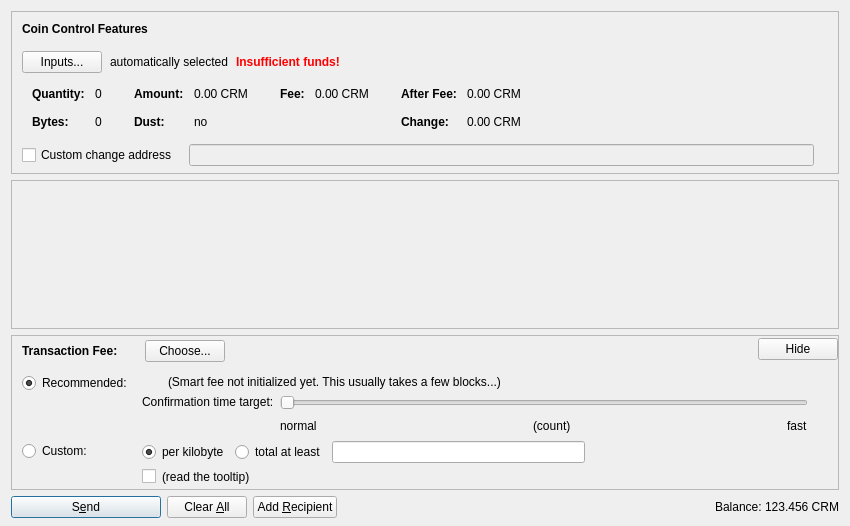
<?xml version="1.0" encoding="UTF-8"?>
<ui version="4.0">
 <class>SendCoinsDialog</class>
 <widget class="QDialog" name="SendCoinsDialog">
  <property name="geometry">
   <rect>
    <x>0</x>
    <y>0</y>
    <width>850</width>
    <height>526</height>
   </rect>
  </property>
  <property name="windowTitle">
   <string>Send Coins</string>
  </property>
  <layout class="QVBoxLayout" name="verticalLayout" stretch="0,1,0,0">
   <property name="bottomMargin">
    <number>8</number>
   </property>
   <item>
    <widget class="QFrame" name="frameCoinControl">
     <property name="sizePolicy">
      <sizepolicy hsizetype="Expanding" vsizetype="Expanding">
       <horstretch>0</horstretch>
       <verstretch>0</verstretch>
      </sizepolicy>
     </property>
     <property name="maximumSize">
      <size>
       <width>16777215</width>
       <height>16777215</height>
      </size>
     </property>
     <property name="frameShape">
      <enum>QFrame::StyledPanel</enum>
     </property>
     <property name="frameShadow">
      <enum>QFrame::Sunken</enum>
     </property>
     <layout class="QVBoxLayout" name="verticalLayoutCoinControl2">
      <property name="spacing">
       <number>0</number>
      </property>
      <property name="leftMargin">
       <number>0</number>
      </property>
      <property name="topMargin">
       <number>0</number>
      </property>
      <property name="rightMargin">
       <number>0</number>
      </property>
      <property name="bottomMargin">
       <number>6</number>
      </property>
      <item>
       <layout class="QVBoxLayout" name="verticalLayoutCoinControl" stretch="0,0,0,0,1">
        <property name="spacing">
         <number>0</number>
        </property>
        <property name="leftMargin">
         <number>10</number>
        </property>
        <property name="topMargin">
         <number>10</number>
        </property>
        <item>
         <layout class="QHBoxLayout" name="horizontalLayoutCoinControl1">
          <property name="bottomMargin">
           <number>15</number>
          </property>
          <item>
           <widget class="QLabel" name="labelCoinControlFeatures">
            <property name="sizePolicy">
             <sizepolicy hsizetype="Preferred" vsizetype="Maximum">
              <horstretch>0</horstretch>
              <verstretch>0</verstretch>
             </sizepolicy>
            </property>
            <property name="font">
             <font>
              <weight>75</weight>
              <bold>true</bold>
             </font>
            </property>
            <property name="styleSheet">
             <string notr="true">font-weight:bold;</string>
            </property>
            <property name="text">
             <string>Coin Control Features</string>
            </property>
           </widget>
          </item>
         </layout>
        </item>
        <item>
         <layout class="QHBoxLayout" name="horizontalLayoutCoinControl2" stretch="0,0,0,0">
          <property name="spacing">
           <number>8</number>
          </property>
          <property name="bottomMargin">
           <number>10</number>
          </property>
          <item>
           <widget class="QPushButton" name="pushButtonCoinControl">
            <property name="styleSheet">
             <string notr="true"/>
            </property>
            <property name="text">
             <string>Inputs...</string>
            </property>
            <property name="autoDefault">
             <bool>false</bool>
            </property>
           </widget>
          </item>
          <item>
           <widget class="QLabel" name="labelCoinControlAutomaticallySelected">
            <property name="text">
             <string>automatically selected</string>
            </property>
            <property name="margin">
             <number>5</number>
            </property>
           </widget>
          </item>
          <item>
           <widget class="QLabel" name="labelCoinControlInsuffFunds">
            <property name="font">
             <font>
              <weight>75</weight>
              <bold>true</bold>
             </font>
            </property>
            <property name="styleSheet">
             <string notr="true">color:red;font-weight:bold;</string>
            </property>
            <property name="text">
             <string>Insufficient funds!</string>
            </property>
            <property name="margin">
             <number>5</number>
            </property>
           </widget>
          </item>
          <item>
           <spacer name="horizontalSpacerCoinControl">
            <property name="orientation">
             <enum>Qt::Horizontal</enum>
            </property>
            <property name="sizeHint" stdset="0">
             <size>
              <width>40</width>
              <height>1</height>
             </size>
            </property>
           </spacer>
          </item>
         </layout>
        </item>
        <item>
         <widget class="QWidget" name="widgetCoinControl" native="true">
          <property name="sizePolicy">
           <sizepolicy hsizetype="Preferred" vsizetype="Preferred">
            <horstretch>0</horstretch>
            <verstretch>0</verstretch>
           </sizepolicy>
          </property>
          <property name="minimumSize">
           <size>
            <width>0</width>
            <height>0</height>
           </size>
          </property>
          <property name="styleSheet">
           <string notr="true"/>
          </property>
          <layout class="QHBoxLayout" name="horizontalLayoutCoinControl5">
           <property name="leftMargin">
            <number>0</number>
           </property>
           <property name="topMargin">
            <number>0</number>
           </property>
           <property name="rightMargin">
            <number>0</number>
           </property>
           <property name="bottomMargin">
            <number>0</number>
           </property>
           <item>
            <layout class="QHBoxLayout" name="horizontalLayoutCoinControl3" stretch="0,0,0,1">
             <property name="spacing">
              <number>20</number>
             </property>
             <property name="topMargin">
              <number>0</number>
             </property>
             <property name="bottomMargin">
              <number>10</number>
             </property>
             <item>
              <layout class="QFormLayout" name="formLayoutCoinControl1">
               <property name="horizontalSpacing">
                <number>10</number>
               </property>
               <property name="verticalSpacing">
                <number>14</number>
               </property>
               <property name="leftMargin">
                <number>10</number>
               </property>
               <property name="topMargin">
                <number>4</number>
               </property>
               <property name="rightMargin">
                <number>6</number>
               </property>
               <item row="0" column="0">
                <widget class="QLabel" name="labelCoinControlQuantityText">
                 <property name="font">
                  <font>
                   <weight>75</weight>
                   <bold>true</bold>
                  </font>
                 </property>
                 <property name="text">
                  <string>Quantity:</string>
                 </property>
                 <property name="margin">
                  <number>0</number>
                 </property>
                </widget>
               </item>
               <item row="0" column="1">
                <widget class="QLabel" name="labelCoinControlQuantity">
                 <property name="cursor">
                  <cursorShape>IBeamCursor</cursorShape>
                 </property>
                 <property name="contextMenuPolicy">
                  <enum>Qt::ActionsContextMenu</enum>
                 </property>
                 <property name="text">
                  <string notr="true">0</string>
                 </property>
                 <property name="margin">
                  <number>0</number>
                 </property>
                 <property name="textInteractionFlags">
                  <set>Qt::LinksAccessibleByMouse|Qt::TextSelectableByKeyboard|Qt::TextSelectableByMouse</set>
                 </property>
                </widget>
               </item>
               <item row="1" column="0">
                <widget class="QLabel" name="labelCoinControlBytesText">
                 <property name="font">
                  <font>
                   <weight>75</weight>
                   <bold>true</bold>
                  </font>
                 </property>
                 <property name="text">
                  <string>Bytes:</string>
                 </property>
                </widget>
               </item>
               <item row="1" column="1">
                <widget class="QLabel" name="labelCoinControlBytes">
                 <property name="cursor">
                  <cursorShape>IBeamCursor</cursorShape>
                 </property>
                 <property name="contextMenuPolicy">
                  <enum>Qt::ActionsContextMenu</enum>
                 </property>
                 <property name="text">
                  <string notr="true">0</string>
                 </property>
                 <property name="textInteractionFlags">
                  <set>Qt::LinksAccessibleByMouse|Qt::TextSelectableByKeyboard|Qt::TextSelectableByMouse</set>
                 </property>
                </widget>
               </item>
              </layout>
             </item>
             <item>
              <layout class="QFormLayout" name="formLayoutCoinControl2">
               <property name="horizontalSpacing">
                <number>10</number>
               </property>
               <property name="verticalSpacing">
                <number>14</number>
               </property>
               <property name="leftMargin">
                <number>6</number>
               </property>
               <property name="topMargin">
                <number>4</number>
               </property>
               <property name="rightMargin">
                <number>6</number>
               </property>
               <item row="0" column="0">
                <widget class="QLabel" name="labelCoinControlAmountText">
                 <property name="font">
                  <font>
                   <weight>75</weight>
                   <bold>true</bold>
                  </font>
                 </property>
                 <property name="text">
                  <string>Amount:</string>
                 </property>
                 <property name="margin">
                  <number>0</number>
                 </property>
                </widget>
               </item>
               <item row="0" column="1">
                <widget class="QLabel" name="labelCoinControlAmount">
                 <property name="cursor">
                  <cursorShape>IBeamCursor</cursorShape>
                 </property>
                 <property name="contextMenuPolicy">
                  <enum>Qt::ActionsContextMenu</enum>
                 </property>
                 <property name="text">
                  <string notr="true">0.00 CRM</string>
                 </property>
                 <property name="textInteractionFlags">
                  <set>Qt::LinksAccessibleByMouse|Qt::TextSelectableByKeyboard|Qt::TextSelectableByMouse</set>
                 </property>
                </widget>
               </item>
               <item row="1" column="0">
                <widget class="QLabel" name="labelCoinControlLowOutputText">
                 <property name="font">
                  <font>
                   <weight>75</weight>
                   <bold>true</bold>
                  </font>
                 </property>
                 <property name="text">
                  <string>Dust:</string>
                 </property>
                </widget>
               </item>
               <item row="1" column="1">
                <widget class="QLabel" name="labelCoinControlLowOutput">
                 <property name="cursor">
                  <cursorShape>IBeamCursor</cursorShape>
                 </property>
                 <property name="contextMenuPolicy">
                  <enum>Qt::ActionsContextMenu</enum>
                 </property>
                 <property name="text">
                  <string notr="true">no</string>
                 </property>
                 <property name="textInteractionFlags">
                  <set>Qt::LinksAccessibleByMouse|Qt::TextSelectableByKeyboard|Qt::TextSelectableByMouse</set>
                 </property>
                </widget>
               </item>
              </layout>
             </item>
             <item>
              <layout class="QFormLayout" name="formLayoutCoinControl3">
               <property name="horizontalSpacing">
                <number>10</number>
               </property>
               <property name="verticalSpacing">
                <number>14</number>
               </property>
               <property name="leftMargin">
                <number>6</number>
               </property>
               <property name="topMargin">
                <number>4</number>
               </property>
               <property name="rightMargin">
                <number>6</number>
               </property>
               <item row="0" column="0">
                <widget class="QLabel" name="labelCoinControlFeeText">
                 <property name="font">
                  <font>
                   <weight>75</weight>
                   <bold>true</bold>
                  </font>
                 </property>
                 <property name="text">
                  <string>Fee:</string>
                 </property>
                 <property name="margin">
                  <number>0</number>
                 </property>
                </widget>
               </item>
               <item row="0" column="1">
                <widget class="QLabel" name="labelCoinControlFee">
                 <property name="cursor">
                  <cursorShape>IBeamCursor</cursorShape>
                 </property>
                 <property name="contextMenuPolicy">
                  <enum>Qt::ActionsContextMenu</enum>
                 </property>
                 <property name="text">
                  <string notr="true">0.00 CRM</string>
                 </property>
                 <property name="textInteractionFlags">
                  <set>Qt::LinksAccessibleByMouse|Qt::TextSelectableByKeyboard|Qt::TextSelectableByMouse</set>
                 </property>
                </widget>
               </item>
              </layout>
             </item>
             <item>
              <layout class="QFormLayout" name="formLayoutCoinControl4">
               <property name="horizontalSpacing">
                <number>10</number>
               </property>
               <property name="verticalSpacing">
                <number>14</number>
               </property>
               <property name="leftMargin">
                <number>6</number>
               </property>
               <property name="topMargin">
                <number>4</number>
               </property>
               <property name="rightMargin">
                <number>6</number>
               </property>
               <item row="0" column="0">
                <widget class="QLabel" name="labelCoinControlAfterFeeText">
                 <property name="font">
                  <font>
                   <weight>75</weight>
                   <bold>true</bold>
                  </font>
                 </property>
                 <property name="text">
                  <string>After Fee:</string>
                 </property>
                 <property name="margin">
                  <number>0</number>
                 </property>
                </widget>
               </item>
               <item row="0" column="1">
                <widget class="QLabel" name="labelCoinControlAfterFee">
                 <property name="cursor">
                  <cursorShape>IBeamCursor</cursorShape>
                 </property>
                 <property name="contextMenuPolicy">
                  <enum>Qt::ActionsContextMenu</enum>
                 </property>
                 <property name="text">
                  <string notr="true">0.00 CRM</string>
                 </property>
                 <property name="textInteractionFlags">
                  <set>Qt::LinksAccessibleByMouse|Qt::TextSelectableByKeyboard|Qt::TextSelectableByMouse</set>
                 </property>
                </widget>
               </item>
               <item row="1" column="0">
                <widget class="QLabel" name="labelCoinControlChangeText">
                 <property name="font">
                  <font>
                   <weight>75</weight>
                   <bold>true</bold>
                  </font>
                 </property>
                 <property name="text">
                  <string>Change:</string>
                 </property>
                </widget>
               </item>
               <item row="1" column="1">
                <widget class="QLabel" name="labelCoinControlChange">
                 <property name="cursor">
                  <cursorShape>IBeamCursor</cursorShape>
                 </property>
                 <property name="contextMenuPolicy">
                  <enum>Qt::ActionsContextMenu</enum>
                 </property>
                 <property name="text">
                  <string notr="true">0.00 CRM</string>
                 </property>
                 <property name="textInteractionFlags">
                  <set>Qt::LinksAccessibleByMouse|Qt::TextSelectableByKeyboard|Qt::TextSelectableByMouse</set>
                 </property>
                </widget>
               </item>
              </layout>
             </item>
            </layout>
           </item>
          </layout>
         </widget>
        </item>
        <item>
         <layout class="QHBoxLayout" name="horizontalLayoutCoinControl4" stretch="0,0,0">
          <property name="spacing">
           <number>12</number>
          </property>
          <property name="sizeConstraint">
           <enum>QLayout::SetDefaultConstraint</enum>
          </property>
          <property name="topMargin">
           <number>5</number>
          </property>
          <property name="rightMargin">
           <number>5</number>
          </property>
          <item>
           <widget class="QCheckBox" name="checkBoxCoinControlChange">
            <property name="toolTip">
             <string>If this is activated, but the change address is empty or invalid, change will be sent to a newly generated address.</string>
            </property>
            <property name="text">
             <string>Custom change address</string>
            </property>
           </widget>
          </item>
          <item>
           <widget class="QValidatedLineEdit" name="lineEditCoinControlChange">
            <property name="enabled">
             <bool>false</bool>
            </property>
            <property name="sizePolicy">
             <sizepolicy hsizetype="Expanding" vsizetype="Fixed">
              <horstretch>0</horstretch>
              <verstretch>0</verstretch>
             </sizepolicy>
            </property>
           </widget>
          </item>
          <item>
           <widget class="QLabel" name="labelCoinControlChangeLabel">
            <property name="sizePolicy">
             <sizepolicy hsizetype="Preferred" vsizetype="Expanding">
              <horstretch>0</horstretch>
              <verstretch>0</verstretch>
             </sizepolicy>
            </property>
            <property name="minimumSize">
             <size>
              <width>0</width>
              <height>0</height>
             </size>
            </property>
            <property name="text">
             <string/>
            </property>
            <property name="margin">
             <number>3</number>
            </property>
           </widget>
          </item>
         </layout>
        </item>
        <item>
         <spacer name="verticalSpacerCoinControl">
          <property name="orientation">
           <enum>Qt::Vertical</enum>
          </property>
          <property name="sizeHint" stdset="0">
           <size>
            <width>800</width>
            <height>1</height>
           </size>
          </property>
         </spacer>
        </item>
       </layout>
      </item>
     </layout>
    </widget>
   </item>
   <item>
    <widget class="QScrollArea" name="scrollArea">
     <property name="widgetResizable">
      <bool>true</bool>
     </property>
     <widget class="QWidget" name="scrollAreaWidgetContents">
      <property name="geometry">
       <rect>
        <x>0</x>
        <y>0</y>
        <width>830</width>
        <height>104</height>
       </rect>
      </property>
      <layout class="QVBoxLayout" name="verticalLayout_2" stretch="0,1">
       <property name="leftMargin">
        <number>0</number>
       </property>
       <property name="topMargin">
        <number>0</number>
       </property>
       <property name="rightMargin">
        <number>0</number>
       </property>
       <property name="bottomMargin">
        <number>0</number>
       </property>
       <item>
        <layout class="QVBoxLayout" name="entries">
         <property name="spacing">
          <number>6</number>
         </property>
        </layout>
       </item>
       <item>
        <spacer name="verticalSpacer">
         <property name="orientation">
          <enum>Qt::Vertical</enum>
         </property>
         <property name="sizeHint" stdset="0">
          <size>
           <width>20</width>
           <height>40</height>
          </size>
         </property>
        </spacer>
       </item>
      </layout>
     </widget>
    </widget>
   </item>
   <item>
    <widget class="QFrame" name="frameFee">
     <property name="sizePolicy">
      <sizepolicy hsizetype="Expanding" vsizetype="Expanding">
       <horstretch>0</horstretch>
       <verstretch>0</verstretch>
      </sizepolicy>
     </property>
     <property name="maximumSize">
      <size>
       <width>16777215</width>
       <height>16777215</height>
      </size>
     </property>
     <property name="frameShape">
      <enum>QFrame::StyledPanel</enum>
     </property>
     <property name="frameShadow">
      <enum>QFrame::Sunken</enum>
     </property>
     <layout class="QVBoxLayout" name="verticalLayoutFee1">
      <property name="spacing">
       <number>0</number>
      </property>
      <property name="leftMargin">
       <number>0</number>
      </property>
      <property name="topMargin">
       <number>0</number>
      </property>
      <property name="rightMargin">
       <number>0</number>
      </property>
      <property name="bottomMargin">
       <number>0</number>
      </property>
      <item>
       <layout class="QVBoxLayout" name="verticalLayoutFee2" stretch="0,0,0">
        <property name="spacing">
         <number>0</number>
        </property>
        <property name="leftMargin">
         <number>10</number>
        </property>
        <property name="topMargin">
         <number>0</number>
        </property>
        <item>
         <layout class="QHBoxLayout" name="horizontalLayoutFee1">
          <property name="bottomMargin">
           <number>0</number>
          </property>
          <item>
           <layout class="QVBoxLayout" name="verticalLayoutFee7">
            <property name="spacing">
             <number>0</number>
            </property>
            <item>
             <spacer name="verticalSpacerSmartFee">
              <property name="orientation">
               <enum>Qt::Vertical</enum>
              </property>
              <property name="sizeType">
               <enum>QSizePolicy::Fixed</enum>
              </property>
              <property name="sizeHint" stdset="0">
               <size>
                <width>1</width>
                <height>4</height>
               </size>
              </property>
             </spacer>
            </item>
            <item>
             <layout class="QHBoxLayout" name="horizontalLayoutSmartFee">
              <property name="spacing">
               <number>10</number>
              </property>
              <item>
               <widget class="QLabel" name="labelFeeHeadline">
                <property name="sizePolicy">
                 <sizepolicy hsizetype="Preferred" vsizetype="Maximum">
                  <horstretch>0</horstretch>
                  <verstretch>0</verstretch>
                 </sizepolicy>
                </property>
                <property name="font">
                 <font>
                  <weight>75</weight>
                  <bold>true</bold>
                 </font>
                </property>
                <property name="styleSheet">
                 <string notr="true">font-weight:bold;</string>
                </property>
                <property name="text">
                 <string>Transaction Fee:</string>
                </property>
               </widget>
              </item>
              <item>
               <widget class="QLabel" name="labelFeeMinimized">
                <property name="text">
                 <string/>
                </property>
               </widget>
              </item>
              <item>
               <widget class="QPushButton" name="buttonChooseFee">
                <property name="text">
                 <string>Choose...</string>
                </property>
               </widget>
              </item>
             </layout>
            </item>
            <item>
             <spacer name="verticalSpacer_5">
              <property name="orientation">
               <enum>Qt::Vertical</enum>
              </property>
              <property name="sizeHint" stdset="0">
               <size>
                <width>1</width>
                <height>1</height>
               </size>
              </property>
             </spacer>
            </item>
           </layout>
          </item>
          <item>
           <spacer name="horizontalSpacer_4">
            <property name="orientation">
             <enum>Qt::Horizontal</enum>
            </property>
            <property name="sizeHint" stdset="0">
             <size>
              <width>40</width>
              <height>20</height>
             </size>
            </property>
           </spacer>
          </item>
          <item>
           <widget class="QPushButton" name="buttonMinimizeFee">
            <property name="toolTip">
             <string>collapse fee-settings</string>
            </property>
            <property name="text">
             <string>Hide</string>
            </property>
           </widget>
          </item>
         </layout>
        </item>
        <item>
         <widget class="QFrame" name="frameFeeSelection">
          <layout class="QVBoxLayout" name="verticalLayoutFee12">
           <property name="spacing">
            <number>0</number>
           </property>
           <property name="leftMargin">
            <number>0</number>
           </property>
           <property name="topMargin">
            <number>0</number>
           </property>
           <property name="rightMargin">
            <number>0</number>
           </property>
           <property name="bottomMargin">
            <number>0</number>
           </property>
           <item>
            <layout class="QGridLayout" name="gridLayoutFee">
             <property name="topMargin">
              <number>10</number>
             </property>
             <property name="bottomMargin">
              <number>4</number>
             </property>
             <property name="horizontalSpacing">
              <number>10</number>
             </property>
             <property name="verticalSpacing">
              <number>4</number>
             </property>
             <item row="1" column="1">
              <layout class="QVBoxLayout" name="verticalLayoutFee8">
               <property name="spacing">
                <number>6</number>
               </property>
               <item>
                <layout class="QHBoxLayout" name="horizontalLayoutFee13">
                 <item>
                  <widget class="QRadioButton" name="radioCustomPerKilobyte">
                   <property name="toolTip">
                    <string>If the custom fee is set to 1000 satoshis and the transaction is only 250 bytes, then &quot;per kilobyte&quot; only pays 250 satoshis in fee, while &quot;total at least&quot; pays 1000 satoshis. For transactions bigger than a kilobyte both pay by kilobyte.</string>
                   </property>
                   <property name="text">
                    <string>per kilobyte</string>
                   </property>
                   <property name="checked">
                    <bool>true</bool>
                   </property>
                   <attribute name="buttonGroup">
                    <string notr="true">groupCustomFee</string>
                   </attribute>
                  </widget>
                 </item>
                 <item>
                  <widget class="QRadioButton" name="radioCustomAtLeast">
                   <property name="toolTip">
                    <string>If the custom fee is set to 1000 satoshis and the transaction is only 250 bytes, then &quot;per kilobyte&quot; only pays 250 satoshis in fee, while &quot;total at least&quot; pays 1000 satoshis. For transactions bigger than a kilobyte both pay by kilobyte.</string>
                   </property>
                   <property name="text">
                    <string>total at least</string>
                   </property>
                   <attribute name="buttonGroup">
                    <string notr="true">groupCustomFee</string>
                   </attribute>
                  </widget>
                 </item>
                 <item>
                  <widget class="crimsonAmountField" name="customFee"/>
                 </item>
                 <item>
                  <spacer name="horizontalSpacer_6">
                   <property name="orientation">
                    <enum>Qt::Horizontal</enum>
                   </property>
                   <property name="sizeHint" stdset="0">
                    <size>
                     <width>1</width>
                     <height>1</height>
                    </size>
                   </property>
                  </spacer>
                 </item>
                </layout>
               </item>
               <item>
                <layout class="QHBoxLayout" name="horizontalLayoutFee8">
                 <item>
                  <widget class="QCheckBox" name="checkBoxMinimumFee">
                   <property name="toolTip">
                    <string>Paying only the minimum fee is just fine as long as there is less transaction volume than space in the blocks. But be aware that this can end up in a never confirming transaction once there is more demand for crimson transactions than the network can process.</string>
                   </property>
                   <property name="text">
                    <string/>
                   </property>
                  </widget>
                 </item>
                 <item>
                  <widget class="QLabel" name="labelMinFeeWarning">
                   <property name="enabled">
                    <bool>true</bool>
                   </property>
                   <property name="toolTip">
                    <string>Paying only the minimum fee is just fine as long as there is less transaction volume than space in the blocks. But be aware that this can end up in a never confirming transaction once there is more demand for crimson transactions than the network can process.</string>
                   </property>
                   <property name="text">
                    <string>(read the tooltip)</string>
                   </property>
                   <property name="margin">
                    <number>5</number>
                   </property>
                  </widget>
                 </item>
                 <item>
                  <spacer name="horizontalSpacer_2">
                   <property name="orientation">
                    <enum>Qt::Horizontal</enum>
                   </property>
                   <property name="sizeHint" stdset="0">
                    <size>
                     <width>1</width>
                     <height>1</height>
                    </size>
                   </property>
                  </spacer>
                 </item>
                </layout>
               </item>
              </layout>
             </item>
             <item row="0" column="0">
              <layout class="QVBoxLayout" name="verticalLayoutFee4" stretch="0,1">
               <item>
                <widget class="QRadioButton" name="radioSmartFee">
                 <property name="text">
                  <string>Recommended:</string>
                 </property>
                 <property name="checked">
                  <bool>true</bool>
                 </property>
                 <attribute name="buttonGroup">
                  <string notr="true">groupFee</string>
                 </attribute>
                </widget>
               </item>
               <item>
                <spacer name="verticalSpacer_2">
                 <property name="orientation">
                  <enum>Qt::Vertical</enum>
                 </property>
                 <property name="sizeHint" stdset="0">
                  <size>
                   <width>1</width>
                   <height>1</height>
                  </size>
                 </property>
                </spacer>
               </item>
              </layout>
             </item>
             <item row="1" column="0">
              <layout class="QVBoxLayout" name="verticalLayoutFee9" stretch="0,1">
               <item>
                <widget class="QRadioButton" name="radioCustomFee">
                 <property name="text">
                  <string>Custom:</string>
                 </property>
                 <attribute name="buttonGroup">
                  <string notr="true">groupFee</string>
                 </attribute>
                </widget>
               </item>
               <item>
                <spacer name="verticalSpacer_6">
                 <property name="orientation">
                  <enum>Qt::Vertical</enum>
                 </property>
                 <property name="sizeHint" stdset="0">
                  <size>
                   <width>1</width>
                   <height>1</height>
                  </size>
                 </property>
                </spacer>
               </item>
              </layout>
             </item>
             <item row="0" column="1">
              <layout class="QVBoxLayout" name="verticalLayoutFee3" stretch="0,0,1">
               <property name="spacing">
                <number>6</number>
               </property>
               <property name="topMargin">
                <number>2</number>
               </property>
               <item>
                <layout class="QHBoxLayout" name="horizontalLayoutFee12">
                 <item>
                  <widget class="QLabel" name="labelSmartFee">
                   <property name="text">
                    <string/>
                   </property>
                   <property name="margin">
                    <number>2</number>
                   </property>
                  </widget>
                 </item>
                 <item>
                  <widget class="QLabel" name="labelFeeEstimation">
                   <property name="text">
                    <string/>
                   </property>
                  </widget>
                 </item>
                 <item>
                  <widget class="QLabel" name="labelSmartFee2">
                   <property name="text">
                    <string>(Smart fee not initialized yet. This usually takes a few blocks...)</string>
                   </property>
                   <property name="margin">
                    <number>2</number>
                   </property>
                  </widget>
                 </item>
                 <item>
                  <spacer name="horizontalSpacer_5">
                   <property name="orientation">
                    <enum>Qt::Horizontal</enum>
                   </property>
                   <property name="sizeHint" stdset="0">
                    <size>
                     <width>1</width>
                     <height>1</height>
                    </size>
                   </property>
                  </spacer>
                 </item>
                </layout>
               </item>
               <item>
                <layout class="QHBoxLayout" name="horizontalLayoutFee9">
                 <item>
                  <layout class="QVBoxLayout" name="verticalLayoutFee6">
                   <item>
                    <widget class="QLabel" name="labelSmartFee3">
                     <property name="text">
                      <string>Confirmation time target:</string>
                     </property>
                     <property name="margin">
                      <number>2</number>
                     </property>
                    </widget>
                   </item>
                   <item>
                    <spacer name="verticalSpacer_3">
                     <property name="orientation">
                      <enum>Qt::Vertical</enum>
                     </property>
                     <property name="sizeHint" stdset="0">
                      <size>
                       <width>1</width>
                       <height>1</height>
                      </size>
                     </property>
                    </spacer>
                   </item>
                  </layout>
                 </item>
                 <item>
                  <layout class="QVBoxLayout" name="verticalLayoutFee5">
                   <property name="rightMargin">
                    <number>30</number>
                   </property>
                   <item>
                    <widget class="QSlider" name="sliderSmartFee">
                     <property name="minimum">
                      <number>0</number>
                     </property>
                     <property name="maximum">
                      <number>23</number>
                     </property>
                     <property name="pageStep">
                      <number>1</number>
                     </property>
                     <property name="value">
                      <number>0</number>
                     </property>
                     <property name="orientation">
                      <enum>Qt::Horizontal</enum>
                     </property>
                     <property name="invertedAppearance">
                      <bool>false</bool>
                     </property>
                     <property name="invertedControls">
                      <bool>false</bool>
                     </property>
                     <property name="tickPosition">
                      <enum>QSlider::NoTicks</enum>
                     </property>
                    </widget>
                   </item>
                   <item>
                    <layout class="QHBoxLayout" name="horizontalLayoutFee10">
                     <item>
                      <widget class="QLabel" name="labelSmartFeeNormal">
                       <property name="text">
                        <string>normal</string>
                       </property>
                      </widget>
                     </item>
                     <item>
                      <spacer name="horizontalSpacer_7">
                       <property name="orientation">
                        <enum>Qt::Horizontal</enum>
                       </property>
                       <property name="sizeHint" stdset="0">
                        <size>
                         <width>40</width>
                         <height>20</height>
                        </size>
                       </property>
                      </spacer>
                     </item>
                     <item>
                      <widget class="QLabel" name="confirmationTargetLabel">
                       <property name="text">
                        <string notr="true">(count)</string>
                       </property>
                      </widget>
                     </item>
                     <item>
                      <spacer name="horizontalSpacer_3">
                       <property name="orientation">
                        <enum>Qt::Horizontal</enum>
                       </property>
                       <property name="sizeHint" stdset="0">
                        <size>
                         <width>40</width>
                         <height>20</height>
                        </size>
                       </property>
                      </spacer>
                     </item>
                     <item>
                      <widget class="QLabel" name="labelSmartFeeFast">
                       <property name="text">
                        <string>fast</string>
                       </property>
                      </widget>
                     </item>
                    </layout>
                   </item>
                  </layout>
                 </item>
                </layout>
               </item>
               <item>
                <spacer name="verticalSpacer_4">
                 <property name="orientation">
                  <enum>Qt::Vertical</enum>
                 </property>
                 <property name="sizeHint" stdset="0">
                  <size>
                   <width>1</width>
                   <height>1</height>
                  </size>
                 </property>
                </spacer>
               </item>
              </layout>
             </item>
            </layout>
           </item>
          </layout>
         </widget>
        </item>
        <item>
         <spacer name="verticalSpacerFee">
          <property name="orientation">
           <enum>Qt::Vertical</enum>
          </property>
          <property name="sizeHint" stdset="0">
           <size>
            <width>800</width>
            <height>1</height>
           </size>
          </property>
         </spacer>
        </item>
       </layout>
      </item>
     </layout>
    </widget>
   </item>
   <item>
    <layout class="QHBoxLayout" name="horizontalLayout">
     <item>
      <widget class="QPushButton" name="sendButton">
       <property name="minimumSize">
        <size>
         <width>150</width>
         <height>0</height>
        </size>
       </property>
       <property name="toolTip">
        <string>Confirm the send action</string>
       </property>
       <property name="text">
        <string>S&amp;end</string>
       </property>
       <property name="icon">
        <iconset resource="../crimson.qrc">
         <normaloff>:/icons/send</normaloff>:/icons/send</iconset>
       </property>
       <property name="autoDefault">
        <bool>false</bool>
       </property>
       <property name="default">
        <bool>true</bool>
       </property>
      </widget>
     </item>
     <item>
      <widget class="QPushButton" name="clearButton">
       <property name="sizePolicy">
        <sizepolicy hsizetype="Minimum" vsizetype="Fixed">
         <horstretch>0</horstretch>
         <verstretch>0</verstretch>
        </sizepolicy>
       </property>
       <property name="toolTip">
        <string>Clear all fields of the form.</string>
       </property>
       <property name="text">
        <string>Clear &amp;All</string>
       </property>
       <property name="icon">
        <iconset resource="../crimson.qrc">
         <normaloff>:/icons/remove</normaloff>:/icons/remove</iconset>
       </property>
       <property name="autoDefault">
        <bool>false</bool>
       </property>
      </widget>
     </item>
     <item>
      <widget class="QPushButton" name="addButton">
       <property name="toolTip">
        <string>Send to multiple recipients at once</string>
       </property>
       <property name="text">
        <string>Add &amp;Recipient</string>
       </property>
       <property name="icon">
        <iconset resource="../crimson.qrc">
         <normaloff>:/icons/add</normaloff>:/icons/add</iconset>
       </property>
       <property name="autoDefault">
        <bool>false</bool>
       </property>
      </widget>
     </item>
     <item>
      <spacer name="horizontalSpacer">
       <property name="orientation">
        <enum>Qt::Horizontal</enum>
       </property>
       <property name="sizeHint" stdset="0">
        <size>
         <width>40</width>
         <height>20</height>
        </size>
       </property>
      </spacer>
     </item>
     <item>
      <layout class="QHBoxLayout" name="horizontalLayout_2">
       <property name="spacing">
        <number>3</number>
       </property>
       <item>
        <widget class="QLabel" name="label">
         <property name="sizePolicy">
          <sizepolicy hsizetype="Preferred" vsizetype="Fixed">
           <horstretch>0</horstretch>
           <verstretch>0</verstretch>
          </sizepolicy>
         </property>
         <property name="text">
          <string>Balance:</string>
         </property>
        </widget>
       </item>
       <item>
        <widget class="QLabel" name="labelBalance">
         <property name="sizePolicy">
          <sizepolicy hsizetype="Preferred" vsizetype="Fixed">
           <horstretch>0</horstretch>
           <verstretch>0</verstretch>
          </sizepolicy>
         </property>
         <property name="cursor">
          <cursorShape>IBeamCursor</cursorShape>
         </property>
         <property name="text">
          <string notr="true">123.456 CRM</string>
         </property>
         <property name="textInteractionFlags">
          <set>Qt::LinksAccessibleByMouse|Qt::TextSelectableByKeyboard|Qt::TextSelectableByMouse</set>
         </property>
        </widget>
       </item>
      </layout>
     </item>
    </layout>
   </item>
  </layout>
 </widget>
 <customwidgets>
  <customwidget>
   <class>QValidatedLineEdit</class>
   <extends>QLineEdit</extends>
   <header>qvalidatedlineedit.h</header>
  </customwidget>
  <customwidget>
   <class>crimsonAmountField</class>
   <extends>QLineEdit</extends>
   <header>crimsonamountfield.h</header>
   <container>1</container>
  </customwidget>
 </customwidgets>
 <resources>
  <include location="../crimson.qrc"/>
 </resources>
 <connections/>
 <buttongroups>
  <buttongroup name="groupFee"/>
  <buttongroup name="groupCustomFee"/>
 </buttongroups>
</ui>
